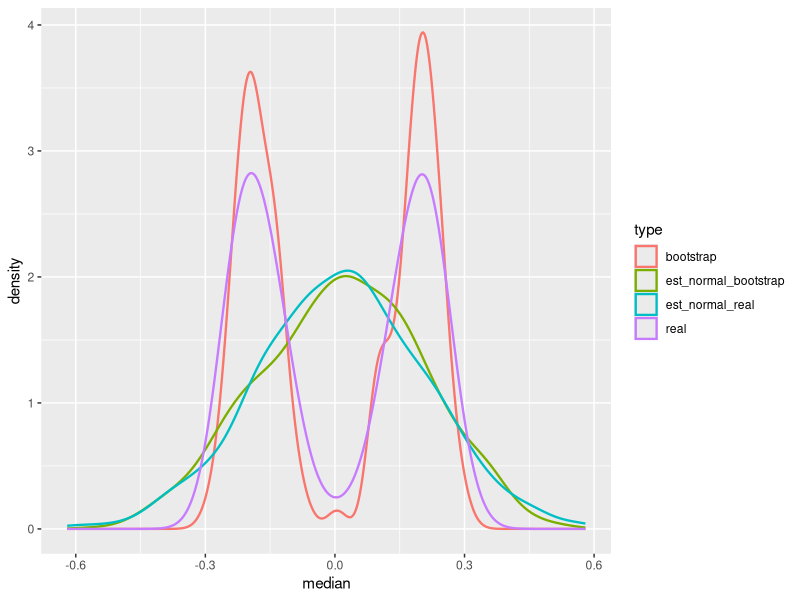
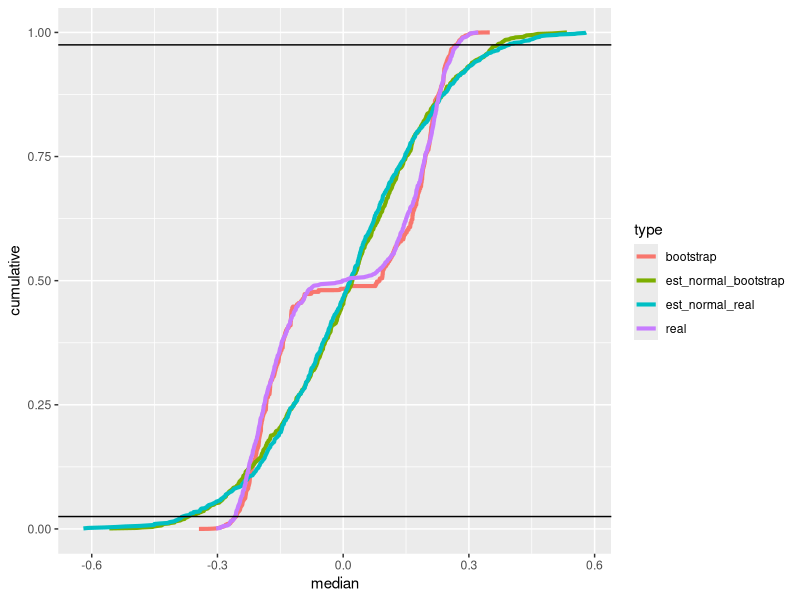

R code for these plots, in order:
rm(list = ls())
#Libraries used later for plotting
library(ggplot2)
library(reshape2)

## We create two functions
# the first generates samples from the median from independent data sets
# the second generates bootstrap samples from the median from 1 dataset


#n: sample size of the dataset
#m: number of datasets 
#rGen: sampler
RealDataMedian <- function(n,m,rGen)
{
  fun <-function(x){median(rGen(n))}
  samples = sapply(rep(0,m), FUN=fun )
  return(as.vector(samples))
}

#m = number of bootstraped datasets
#Data = datapoints in a vector
BootstrapMedian <- function(m, Data)
{
  fun = function(x){median(sample(Data, size = length(Data), replace = TRUE))}
  samples = sapply(rep(0,m), FUN = fun)
  return(as.vector(samples))
}

##Let's try our algorithm
#the first rGen does not fit in the theory
#the second rGen fits well
rGen = function(n){2*(rbinom(n,1,1/2)-1/2)*rbeta(n, 3,1)}
#rGen = function(n){rexp(n,1/4)}
n =10000

realMedian = sort(RealDataMedian(n,1000, rGen))
bootstrapMedian = sort(BootstrapMedian(4*n, rGen(n)))
estimatedNormalReal = sort(rnorm(1000, mean = mean(realMedian), sd = sd(realMedian)))
estimatedNormalBootstrap = sort(rnorm(1000, mean(bootstrapMedian), sd = sd(bootstrapMedian)))
#we have to plot a lot of stuff

AllData = c(realMedian,bootstrapMedian,estimatedNormalReal,estimatedNormalBootstrap)
AllCumulatives = c(1:length(realMedian)/length(realMedian),1:length(bootstrapMedian)/length(bootstrapMedian), 1:length(estimatedNormalReal)/length(estimatedNormalReal), c(1:length(estimatedNormalBootstrap))/length(estimatedNormalBootstrap))
Source = c(rep("real", length(realMedian)), rep("bootstrap", length(bootstrapMedian)), rep("est_normal_real", length(estimatedNormalReal)), rep("est_normal_bootstrap", length(estimatedNormalBootstrap)) )

df = data.frame(AllData, AllCumulatives, Source)
colnames(df) = c("median", "cumulative", "type")
plot_densities <- ggplot(df, aes(x = median, color = type))+
  geom_density(linewidth = 0.8)
plot_densities
ggsave("plot_density_bad_10000.pdf",plot_densities )

plot_cumulatives<- ggplot(df, aes(x = median, y = cumulative, color = type))+
  geom_line(linewidth=1.4)+
  geom_hline(yintercept = 0.025)+
  geom_hline(yintercept = 0.975)
  
plot_cumulatives
ggsave("plot_bad_10000.pdf",plot_cumulatives)
